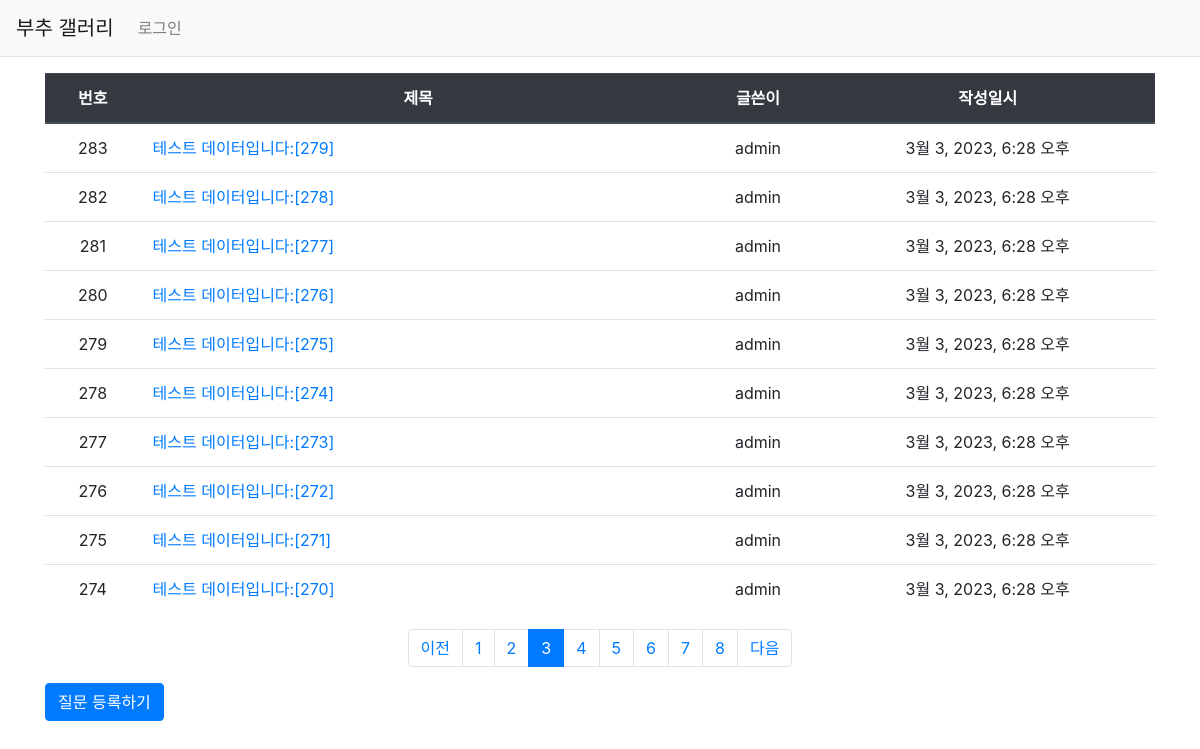
Page /pybo/?page=3 on the committed database.
### pybo/models.py (models this page shows, shortened)
class Question(models.Model):
    author = models.ForeignKey(User, on_delete=models.CASCADE)
    subject = models.CharField(max_length=200)
    content = models.TextField()
    create_date = models.DateTimeField()
    modify_date = models.DateTimeField(null=True, blank=True)

### pybo/views/base_views.py (the view)
# urls.py: path('', base_views.index, name='index'),  # '/' 에 해당되는 path
def index(request):
    page = request.GET.get('page', '1')  # 페이지
    question_list = Question.objects.order_by('-create_date')
    paginator = Paginator(question_list, 10)  # 페이지당 10개씩 보여주기
    page_obj = paginator.get_page(page)
    context = {'question_list': page_obj}
    return render(request, 'pybo/question_list.html', context)

### pybo/templatetags/pybo_filter.py (called while the page is built)
@register.filter
def sub(value, arg):
    return value - arg

### templates/pybo/question_list.html (shortened to what this page needs)
{% extends 'base.html' %}
{% load pybo_filter %}
{% block content %}
    <div class="container my-3">
        <table class="table">
            <thead>
            <tr class="text-center thead-dark">
                <th>번호</th>
                <th style="width: 50%">제목</th>
                <th>글쓴이</th>
                <th>작성일시</th>
            </tr>
            </thead>
            <tbody>
            {% if question_list %}
                {% for question in question_list %}
                    <tr class="text-center">
                        <td>{{ question_list.paginator.count|sub:question_list.start_index|sub:forloop.counter0|add:1 }}</td>
                        <td class="text-left">
                            <a href="{% url 'pybo:detail' question.id %}">
                                {{ question.subject }}
                            </a>
                        </td>
                        <td>{{ question.author.username }}</td>
                        <td>{{ question.create_date }}</td>
                    </tr>
                {% endfor %}
            {% else %}
                <tr>
                    <td colspan="3">질문이 없습니다.</td>
                </tr>
            {% endif %}
            </tbody>
        </table>
        <ul class="pagination justify-content-center">
            {% if question_list.has_previous %}
                <li class="page-item">
                    <a class="page-link" href="?page={{ question_list.previous_page_number }}">
                        이전
                    </a>
                </li>
            {% else %}
                <li class="page-item disabled">
                    <a class="page-link" tabindex="-1" aria-disabled="true" href="#">
                        이전
                    </a>
                </li>
            {% endif %}
            {% for page_number in question_list.paginator.page_range %}
                {% if page_number >= question_list.number|add:-5 and page_number <= question_list.number|add:5 %}
                    {% if page_number == question_list.number %}
                        <li class="page-item active" aria-current="page">
                            <a class="page-link" href="?page={{ page_number }}">
                                {{ page_number }}
                            </a>
                        </li>
                    {% else %}
                        <li class="page-item">
                            <a class="page-link" href="?page={{ page_number }}">
                                {{ page_number }}
                            </a>
                        </li>
                    {% endif %}
                {% endif %}
            {% endfor %}
            {% if question_list.has_next %}
                <li class="page-item">
                    <a class="page-link" href="?page={{ question_list.next_page_number }}">
                        다음
                    </a>
                </li>
            {% else %}
                <li class="page-item disabled">
                    <a class="page-link" tabindex="-1" aria-disabled="true" href="#">
                        다음
                    </a>
                </li>
            {% endif %}
        </ul>
        <a href="{% url 'pybo:question_create' %}" class="btn btn-primary">
            질문 등록하기
        </a>
    </div>
{% endblock %}

### rows in the picture
Question: paginator.count|sub "283", subject "테스트 데이터입니다:[279]", author.username "admin", create_date "3월 3, 2023, 6:28 오후"
Question: paginator.count|sub "282", subject "테스트 데이터입니다:[278]", author.username "admin", create_date "3월 3, 2023, 6:28 오후"
Question: paginator.count|sub "281", subject "테스트 데이터입니다:[277]", author.username "admin", create_date "3월 3, 2023, 6:28 오후"
Question: paginator.count|sub "280", subject "테스트 데이터입니다:[276]", author.username "admin", create_date "3월 3, 2023, 6:28 오후"
Question: paginator.count|sub "279", subject "테스트 데이터입니다:[275]", author.username "admin", create_date "3월 3, 2023, 6:28 오후"
Question: paginator.count|sub "278", subject "테스트 데이터입니다:[274]", author.username "admin", create_date "3월 3, 2023, 6:28 오후"
Question: paginator.count|sub "277", subject "테스트 데이터입니다:[273]", author.username "admin", create_date "3월 3, 2023, 6:28 오후"
Question: paginator.count|sub "276", subject "테스트 데이터입니다:[272]", author.username "admin", create_date "3월 3, 2023, 6:28 오후"
Question: paginator.count|sub "275", subject "테스트 데이터입니다:[271]", author.username "admin", create_date "3월 3, 2023, 6:28 오후"
Question: paginator.count|sub "274", subject "테스트 데이터입니다:[270]", author.username "admin", create_date "3월 3, 2023, 6:28 오후"

### other values in the picture
{{ page_number }} "1" "2" "4" "5" "6" "7" "8"
{{ page_number }} "3"
